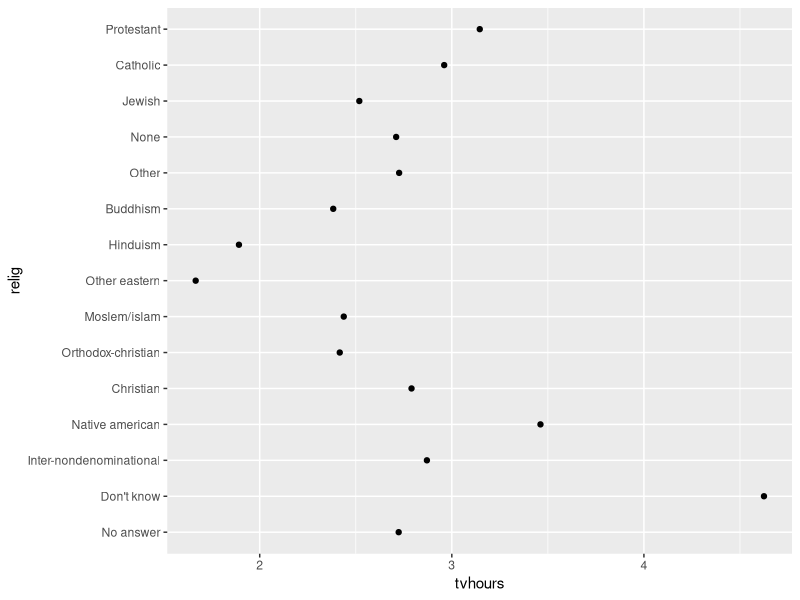
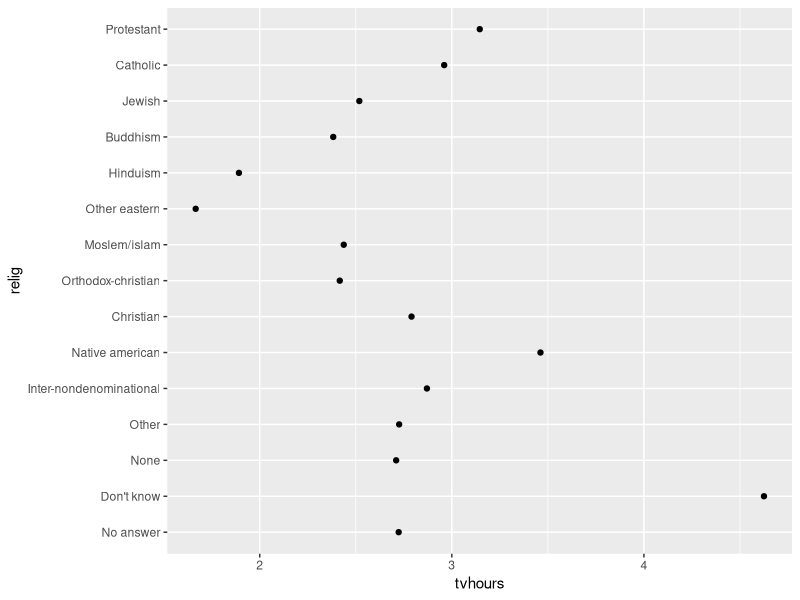
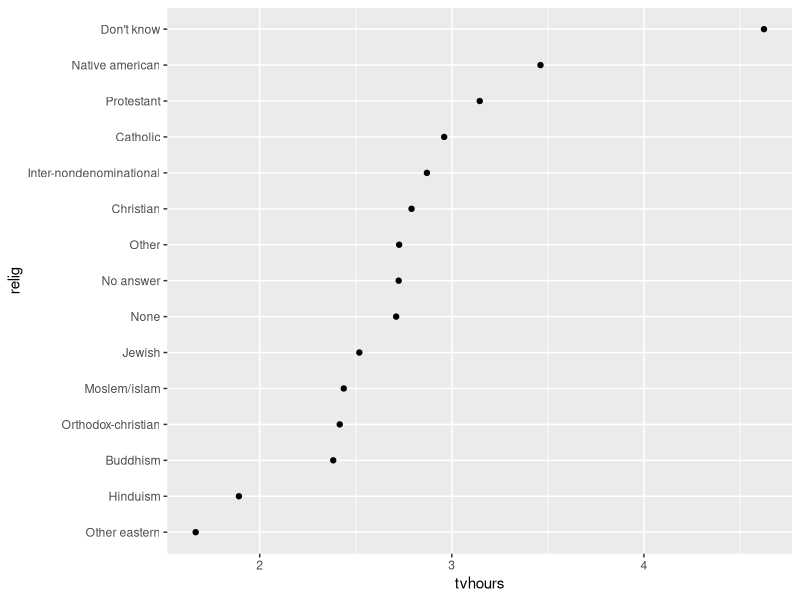
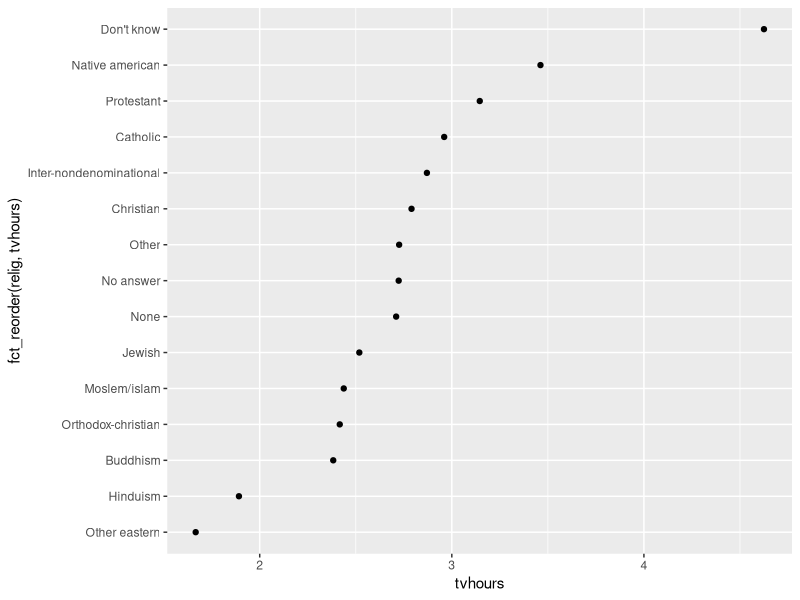

R code for these plots, in order:
## ---- chunk 1
library(tidyverse)
nrows <- 12
set.seed(100)
data1 <- starwars |> 
  count(species) |> 
  filter(n > 1) |> 
  drop_na()
data2 <- starwars |> 
  semi_join(data1, by = "species") |> 
  mutate(species = fct_lump(species, n = 3),
         species = fct_recode(species, "Android" = "Droid"),
         species = fct_infreq(species)) |> 
  count(species) #|> 
  # mutate(species = fct_infreq(species))
## ---- chunk 2
data1
## ---- chunk 3
data2
## ---- chunk 4
(x1 <- c("Apr", "Jun", "Oct", "Jan"))
month.abb
(y1 <- factor(x1))
## ---- chunk 5
class(y1)
typeof(y1)
## ---- chunk 6
y1
levels(y1)
## ---- chunk 7
(y2 <- factor(x1, levels = month.abb))
levels(y2)
## ---- chunk 8
(y3 <- factor(y1, labels = c("April", "January", "June", "October")))
## ---- chunk 9
library(forcats)
## ---- chunk 10
gss_cat
## ---- chunk 11
levels(y1)
## ---- chunk 12
marital <- gss_cat |>
  pull(marital)
marital |> levels()
## ---- chunk 13
head(marital, 20)
## ---- chunk 14
marital |> fct_inorder() |>
  levels()
## ---- chunk 15
gss_cat |>
  count(marital, sort = TRUE)
## ---- chunk 16
marital |> fct_infreq() |>
  levels()
## ---- chunk 17
levels(marital)
marital |> fct_rev() |>
  levels()
## ---- chunk 18
(relig_summary <- gss_cat |>
    group_by(relig) |>
    summarise(
      tvhours = mean(tvhours, na.rm = TRUE),
      n = n()))
## ---- chunk 19
relig_summary |> ggplot(aes(x = tvhours, y = relig)) +
  geom_point()
## ---- chunk 20
relig_summary_releveled <- relig_summary |>
  mutate(relig = fct_relevel(relig, c("None", "Other"), after = 2))
levels(relig_summary_releveled$relig)
## ---- chunk 21
relig_summary_releveled |> ggplot(aes(x = tvhours, y = relig)) +
  geom_point()
## ---- chunk 22
relig_summary |> mutate(relig = fct_reorder(relig, tvhours)) |>
  ggplot(aes(x = tvhours, y = relig)) +
  geom_point()
## ---- chunk 23
ggplot(relig_summary, aes(x = tvhours, y = fct_reorder(relig, tvhours))) +
  geom_point()
## ---- chunk 24
gss_cat |>
  count(partyid)
## ---- chunk 25
gss_cat |>
  mutate(partyid = fct_recode(partyid,
                              "Republican, strong"    = "Strong republican",
                              "Republican, weak"      = "Not str republican",
                              "Independent, near rep" = "Ind,near rep",
                              "Independent, near dem" = "Ind,near dem",
                              "Democrat, weak"        = "Not str democrat",
                              "Democrat, strong"      = "Strong democrat"
  )) |>
  count(partyid)
## ---- chunk 26
gss_cat |>
  mutate(partyid = fct_recode(partyid,
                              "Independent, near rep" = "Ind,near rep",
                              "Independent, near dem" = "Ind,near dem",
  )) |>
  count(partyid)
## ---- chunk 27
gss_cat |>
  mutate(partyid = fct_collapse(partyid,
                                "other" = c("No answer", "Don't know", "Other party"),
                                "rep" = c("Strong republican", "Not str republican"),
                                "ind" = c("Ind,near rep", "Independent", "Ind,near dem"),
                                "dem" = c("Not str democrat", "Strong democrat")
  )) |>
  count(partyid)
## ---- chunk 28
gss_cat |>
  mutate(relig = fct_lump_n(relig, n = 5)) |>
  count(relig, sort = TRUE)
## ---- chunk 29
gss_cat |>
  mutate(relig = fct_lump_prop(relig, prop = 0.1, 
                               other_level = "Something else")) |>
  count(relig, sort = TRUE)
## ---- chunk 30
gss_cat |>
  mutate(relig = fct_lump_min(relig, min = 200)) |>
  count(relig, sort = TRUE)
## ---- chunk 31
data1
## ---- chunk 32
data2
